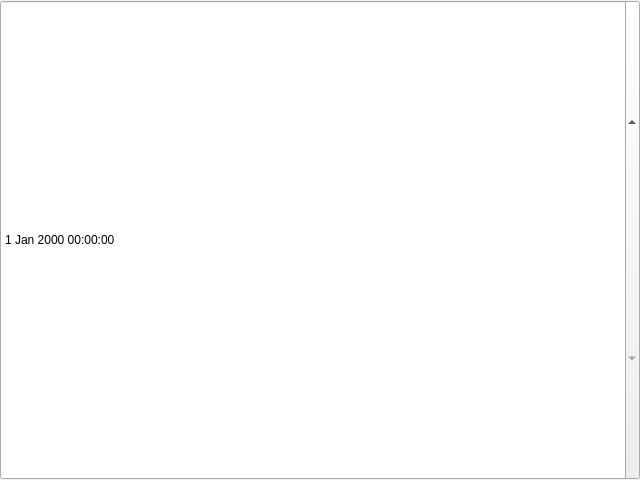
<?xml version="1.0" encoding="UTF-8"?>
<!-- SPDX-License-Identifier: MIT -->
<ui version="4.0">
 <class>DateTimeEditHost</class>
 <widget class="QDateTimeEdit" name="DateTimeEditHost">
  <property name="geometry">
   <rect>
    <x>0</x>
    <y>0</y>
    <width>640</width>
    <height>480</height>
   </rect>
  </property>
  <property name="windowTitle">
   <string>QDateTimeEdit</string>
  </property>
  <property name="toolTip">
   <string>QDateTimeEdit host</string>
  </property>
 </widget>

</ui>
